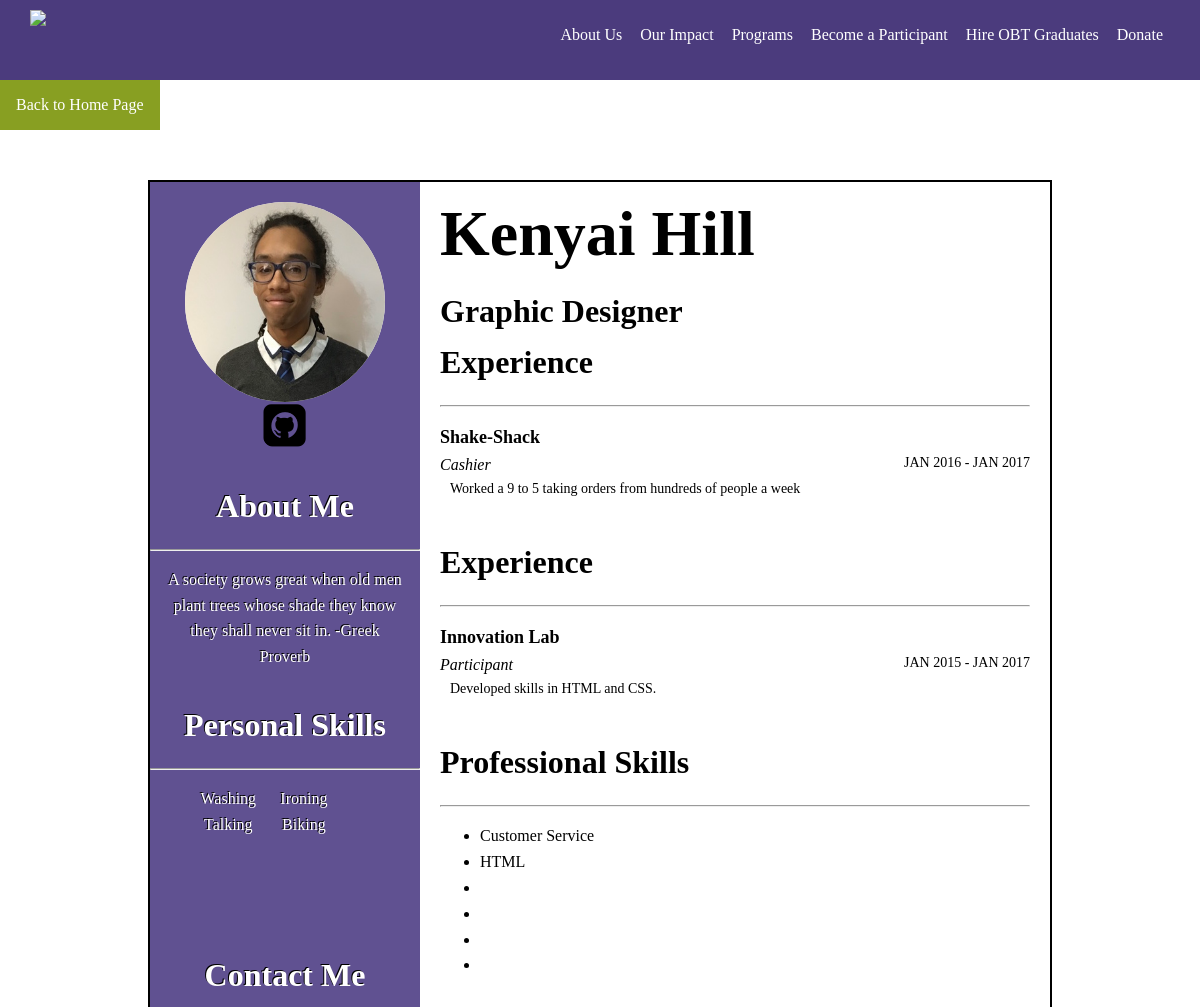
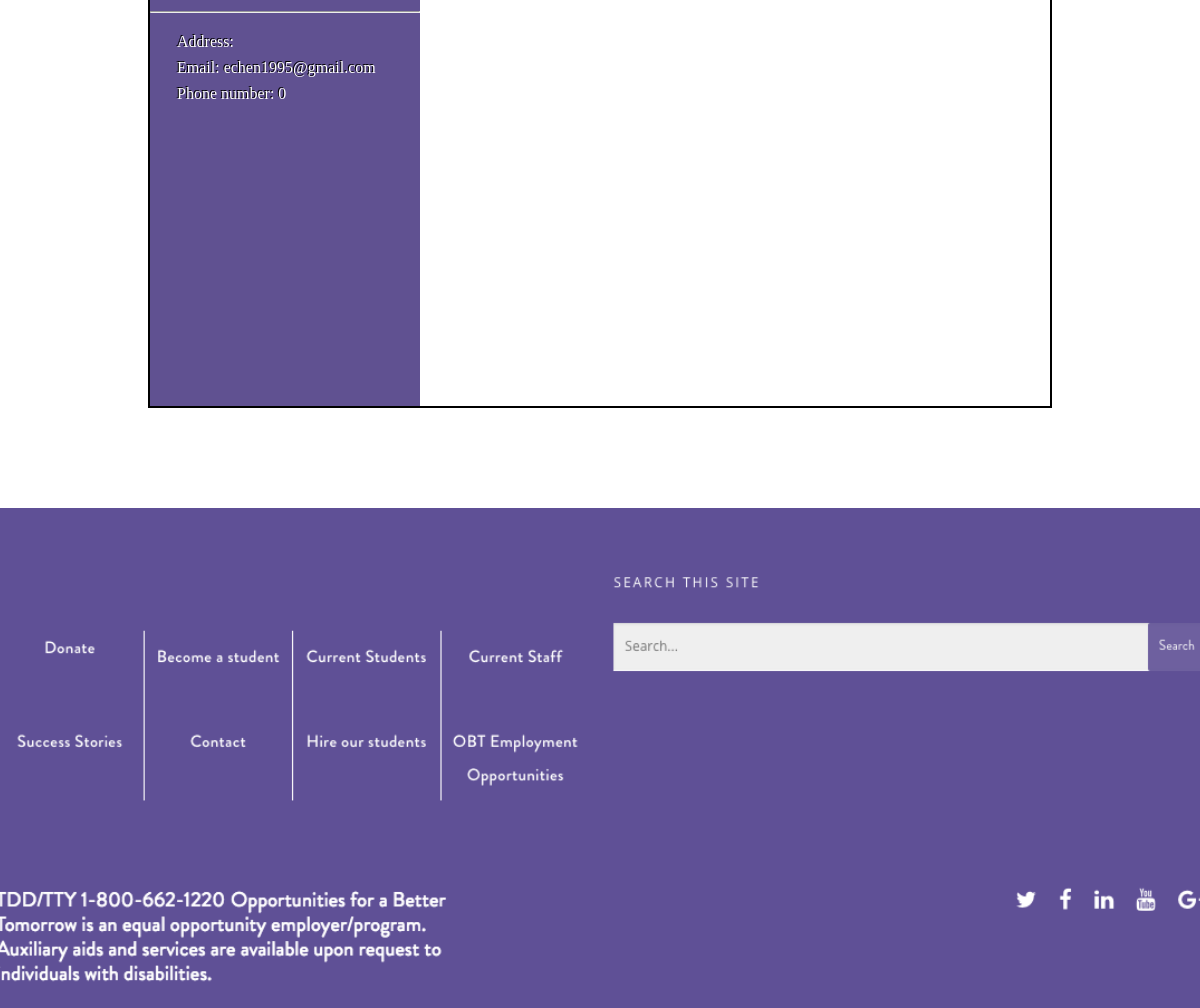
Screenshot of /profile.php?user=khill1996 (signed in) with the database file from the repository (2 pictures, top to bottom).
### tables this page shows
CREATE TABLE `users` (
  `id` int(11) NOT NULL,
  `firstname` varchar(50) NOT NULL,
  `lastname` varchar(50) NOT NULL,
  `aspiring` varchar(255) DEFAULT NULL,
  `username` varchar(255) NOT NULL,
  `password` char(64) NOT NULL,
  `salt` char(16) NOT NULL,
  `email` varchar(255) NOT NULL,
  `github` varchar(50) NOT NULL,
  `linkedin` varchar(50) NOT NULL,
  `facebook` varchar(100) DEFAULT NULL,
  `twitter` varchar(100) DEFAULT NULL,
  `status` varchar(15) NOT NULL,
  `image` varchar(255) NOT NULL,
  `aboutme` varchar(200) DEFAULT NULL,
  `exploca1` varchar(50) DEFAULT NULL,
  `expdura1` varchar(50) DEFAULT NULL,
  `exptitle1` varchar(50) DEFAULT NULL,
  `expdesc1` varchar(100) DEFAULT NULL,
  `exploca2` varchar(30) DEFAULT NULL,
  `expdura2` varchar(50) DEFAULT NULL,
  `exptitle2` varchar(50) DEFAULT NULL,
  `expdesc2` varchar(100) DEFAULT NULL,
  `eduloca1` varchar(30) DEFAULT NULL,
  `edudura1` varchar(50) DEFAULT NULL,
  `edutitle1` varchar(50) DEFAULT NULL,
  `edudesc1` varchar(100) DEFAULT NULL,
  `eduloca2` varchar(30) DEFAULT NULL,
  `edudura2` varchar(50) DEFAULT NULL,
  `edutitle2` varchar(50) DEFAULT NULL,
  `edudesc2` varchar(100) DEFAULT NULL,
  `perskill1` varchar(50) DEFAULT NULL,
  `perskill2` varchar(50) DEFAULT NULL,
  `perskill3` varchar(50) DEFAULT NULL,
  `perskill4` varchar(50) DEFAULT NULL,
  `proskill1` varchar(50) DEFAULT NULL,
  `proskill2` varchar(50) DEFAULT NULL,
  `proskill3` varchar(50) DEFAULT NULL,
  `proskill4` varchar(50) DEFAULT NULL,
  `proskill5` varchar(50) DEFAULT NULL,
  `proskill6` varchar(50) DEFAULT NULL,
  `address` varchar(50) NOT NULL,
  `phone` int(11) NOT NULL
);

### app/functions.php (called while the page is built)
<?php
function e($text) {
	return htmlspecialchars($text, ENT_QUOTES | ENT_HTML5, 'UTF-8');
}
?>

### app/views/pages/profile.php (the view, shortened to what this page needs)
<?php require VIEW_ROOT . '/templates/header.php'; ?>
<link rel="stylesheet" type="text/css" href="<?php echo BASE_URL; ?>/css/profile.css">
<a href="<?php echo BASE_URL; ?>"><button class="dropbtn">Back to Home Page</button></a>
	<div class="container">
		<div class="content-container">
			<div class="container-left">
				<div class="left profile-picture">
				     <div class="image-container">
                        <?php if(empty($users['image'])): ?>
                            <img src="https://www.watch2gether.com/assets/w2guser-default-4cd04e39cfd59017ebad065028b8af9dfca8499a45a7b19ec20b1c478a751a77.png" alt="avatar" class="img-circle" />
                        <?php else: ?>
                            <img class="img-circle" src="<?php echo BASE_URL; ?>/uploads/<?php echo $users['image']; ?>">
                        <?php endif; ?>
                    </div>
				</div>
					<div id="links">
						<?php if(!empty($users['github'])): ?>
                			<a target="_blank" href="https://www.github.com/<?php echo $users['github'];?>"><i class="fa fa-github-square fa-3x" aria-hidden="true"></i></a>
                		<?php endif; ?>
					</div>
				<div class="left about-container">
					<div class="about-me">
						<div class="about-me_head">
							<h1>About Me<hr></h1>
						</div>
						<div class="about-me_text">
							<?php if(isset($users['aboutme'])): ?>
								<p><?php echo $users['aboutme']; ?></p>
							<?php else: ?>
								<p>Coming Soon</p>
							<?php endif; ?>
						</div>
					</div>
				</div>
				<div class="left perskills-container">
					<div class="person-skills">
						<div class="perskills_head">
								<h1>Personal Skills<hr></h1>
						</div>
						<div class="perskills_text">
							<?php $perskills = $users['perskill1'] || $users['perskill2'] || $users['perskill3'] || $users['perskill4'] ;  ?>
							<?php if(!empty($perskills)): ?>
							<ul>
								<?php if(isset($users['perskill1'])): ?>
									<li><?php echo $users['perskill1'];  ?></li>
								<?php endif;  ?>
								<?php if(isset($users['perskill2'])): ?>
									<li><?php echo $users['perskill2'];  ?></li>
								<?php endif;  ?>
								<?php if(isset($users['perskill3'])): ?>
									<li><?php echo $users['perskill3'];  ?></li>
								<?php endif;  ?>
								<?php if(isset($users['perskill4'])): ?>
									<li><?php echo $users['perskill4'];  ?></li>
								<?php endif;  ?>
							</ul>
							<?php else: ?>
								<p>This user currently doesn't have any skills listed.</p>
							<?php endif; ?>
						</div>
					</div>
				</div>
				<div class="left contact-container">
					<div class="contact-me">
						<div class="contact-me_head">
								<h1>Contact Me<hr></h1>
						</div>
						<div class="contact-me_text">
							<ul>
								<?php if(isset($users['address'])): ?>
									<li> Address: <?php echo $users['address'];  ?> <br></li>
								<?php endif;  ?>
								<li>Email: <?php echo e($_SESSION['user']['email'], ENT_QUOTES, 'UTF-8'); ?> <br></li>
								<?php if(isset($users['address'])): ?>
									<li> Phone number: <?php echo $users['phone'];  ?> <br></li>
								<?php endif;  ?>
							</ul>
						</div>
					</div>
				</div>
			</div>
			<div class="container-right">
				<div class="right-content">
					<div class="profile-header">
						<div class="profile_head">
							<h1><?php echo ucwords($users['firstname']." ". $users['lastname']); ?> </h1>
							<h1><?php echo $users['aspiring'] ?></h1>
						</div>
						</div>
					<div class="section experience-container">
						<h1>Experience<hr></h1>
						<div class="exp-cont">
							<div class="location exp-name">
								<p><?php echo $users['exploca1'];  ?></p>
							</div>
							<div class="title_duration exp-title_exp-dura">
								<div class="title exp-title">
									<p><?php echo $users['exptitle1'];  ?></p>
								</div>
								<div class="duration exp-dura">
									<p>JAN 2016 - JAN 2017</p>
								</div>
							</div>
							<div class="desc exp-desc">
								<p><?php echo $users['expdesc1'];  ?></p>
							</div>
						</div>
					</div>
					<?php if(isset($users['eduloca1'])): ?>
						<div class="section experience-container">
							<h1>Experience<hr></h1>
							<div class="edu-cont">
								<div class="location exp-name">
									<p><?php echo $users['eduloca1'];?></p>
								</div>
								<div class="title_duration edu-title_edu-dura">
									<div class="title edu-title">
										<p><?php echo $users['edutitle1']  ?></p>
									</div>
									<div class="duration exp-dura">
										<p> JAN 2015 - JAN 2017</p>
									</div>
								</div>
								<div class="desc edu-desc">
									<p><?php echo $users['edudesc1']; ?></p>
								</div>
							</div>
						</div>
					<?php endif; ?>
					<div class="section profskills-container">
						<h1>Professional Skills <hr></h1>
						<div class="profskill-list">
							<div class="list-container">
								<?php $proskill = $users ['proskill1'] || $users ['proskill2'] || $users ['proskill3'] || $users ['proskill4'] || $users ['proskill5'] || $users ['proskill6']; ?>
								<?php if(!empty($proskill)): ?>
									<ul>
										<?php if(isset($users['proskill1'])):  ?>
											<li><?php echo $users['proskill1'];  ?></li>
										<?php endif; ?>
										<?php if(isset($users['proskill2'])):  ?>
											<li><?php echo $users['proskill2'];  ?></li>
										<?php endif; ?>
										<?php if(isset($users['proskill3'])):  ?>
											<li><?php echo $users['proskill3'];  ?></li>
										<?php endif; ?>
										<?php if(isset($users['proskill4'])): ?>
											<li><?php echo $users['proskill4'];  ?></li>
										<?php endif; ?>
										<?php if(isset($users['proskill5'])):  ?>
											<li><?php echo $users['proskill5'];  ?></li>
										<?php endif; ?>
										<?php if(isset($users['proskill6'])):  ?>
											<li><?php echo $users['proskill6'];  ?></li>
										<?php endif; ?>
									</ul>
								<?php else:  ?>
									<p>This user currently doesn't have any skill listed</p>
								<?php endif; ?>
							</div>
						</div>
					</div>
				</div>
			</div>
		</div>
	</div>
<?php require VIEW_ROOT . '/templates/footer.php'; ?>

### css/style.css (style rules this page uses)
html,body,h1,h3,h5,p { margin: 0; padding:0; }
a:link, a:visited, a:hover, a:active { text-decoration:none; color:initial; cursor:pointer; background:initial; }
.container { width:100%; height:auto; margin:0; padding:0; }
.dropbtn, .signup button { background:#238f23; color: white; padding: 16px; font-size: 16px; border: none; cursor: pointer; }

### css/profile.css (style rules this page uses)
* { font-family:'PT Sans Narrow'; }
html,body,p { margin:0;padding:0; }
.container { margin-top:50px; background:transparent; }
.content-container { width:75%; min-width:575px; max-width:1400px; background:transparent; margin:auto; border:2px solid black; line-height:1.618; }
.container-left { width:30%; float:left; min-height:1231px; background:rgba(96,81,145,1); color:#FFF; text-align:center; text-shadow:-1px -1px #000; }
.left { display:block; }
.image-container { width:200px; height:200px; margin:auto; padding-top:20px; border-radius:100%; }
.image-container img { max-width:100%; max-height:100%; min-width:100%; min-height:100%; border-radius:100%; background:white; }
.about-me { padding:30px 0; }
.about-me_text p { width:90%; margin:auto; }
.perskills-container { min-height:250px; }
.perskills_text ul { width:70%; margin:0 auto; padding:0; display:inline-block; }
.perskills_text ul li { width:40%; float:left; list-style:none; }
.contact-me_text ul { width:80%; min-width:150px; min-height:200px; margin:0 auto; padding:0; text-align:justify; }
.contact-me_text ul li { width:100%; list-style:none; }
.container-right { width:70%; float:left; background:transparent; min-height:1231px; text-shadow:-1px -1px #FFF; }
.right-content { min-height:1231px; padding:0 20px; }
.dropbtn { background-color: rgb(136,159,34); color: white; padding: 16px; font-size: 16px; border: none; cursor: pointer; }
.section { min-height:200px; }
.profile_head h1 { margin:0; }
.profile_head h1:nth-child(1) { font-size:64px; }
.exp-cont,.edu-cont { min-height:100px; }
.location { font-weight:800;font-size:18px; }
.title_duration { font-size:16px; }
.title { float:left; font-style:italic; }
.duration { float:right; font-size:14px; }
.desc { font-size:14px; }
.desc p { padding:0 10px; }
.profskill-list .list-container ul { list-style-type:disc; }

### rows the page displays
users: image (picture), aboutme "A society grows great when old men plant trees whose shade they know they shall never sit in. -Greek Proverb", perskill1 "Washing", perskill2 "Ironing", perskill3 "Talking", perskill4 "Biking", phone "0", firstname+lastname "Kenyai Hill", aspiring "Graphic Designer", exploca1 "Shake-Shack", exptitle1 "Cashier", expdesc1 "Worked a 9 to 5 taking orders from hundreds of people a week", eduloca1 "Innovation Lab", edutitle1 "Participant", edudesc1 "Developed skills in HTML and CSS.", proskill1 "Customer Service", proskill2 "HTML"

### other values shown
$_SESSION['user']['email'] "echen1995@gmail.com"
